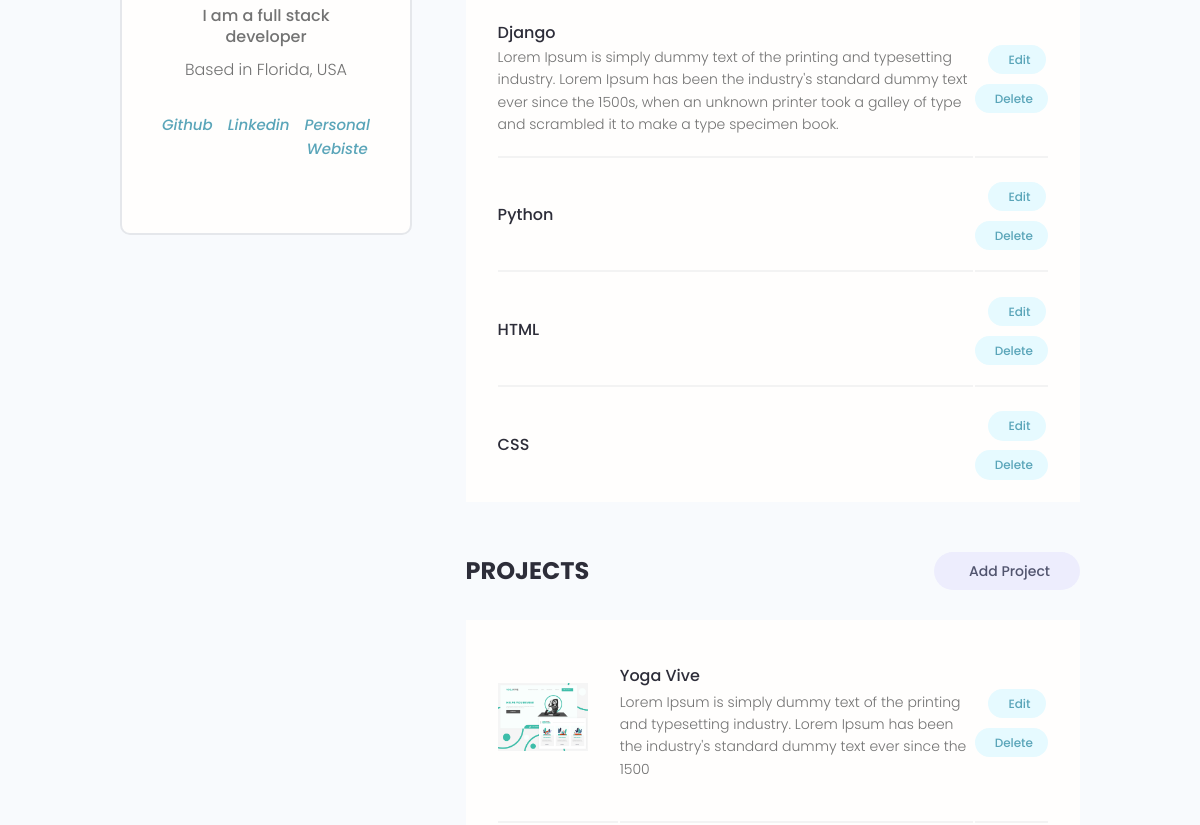
Before: /account/ (signed in, middle part) with the older database file.
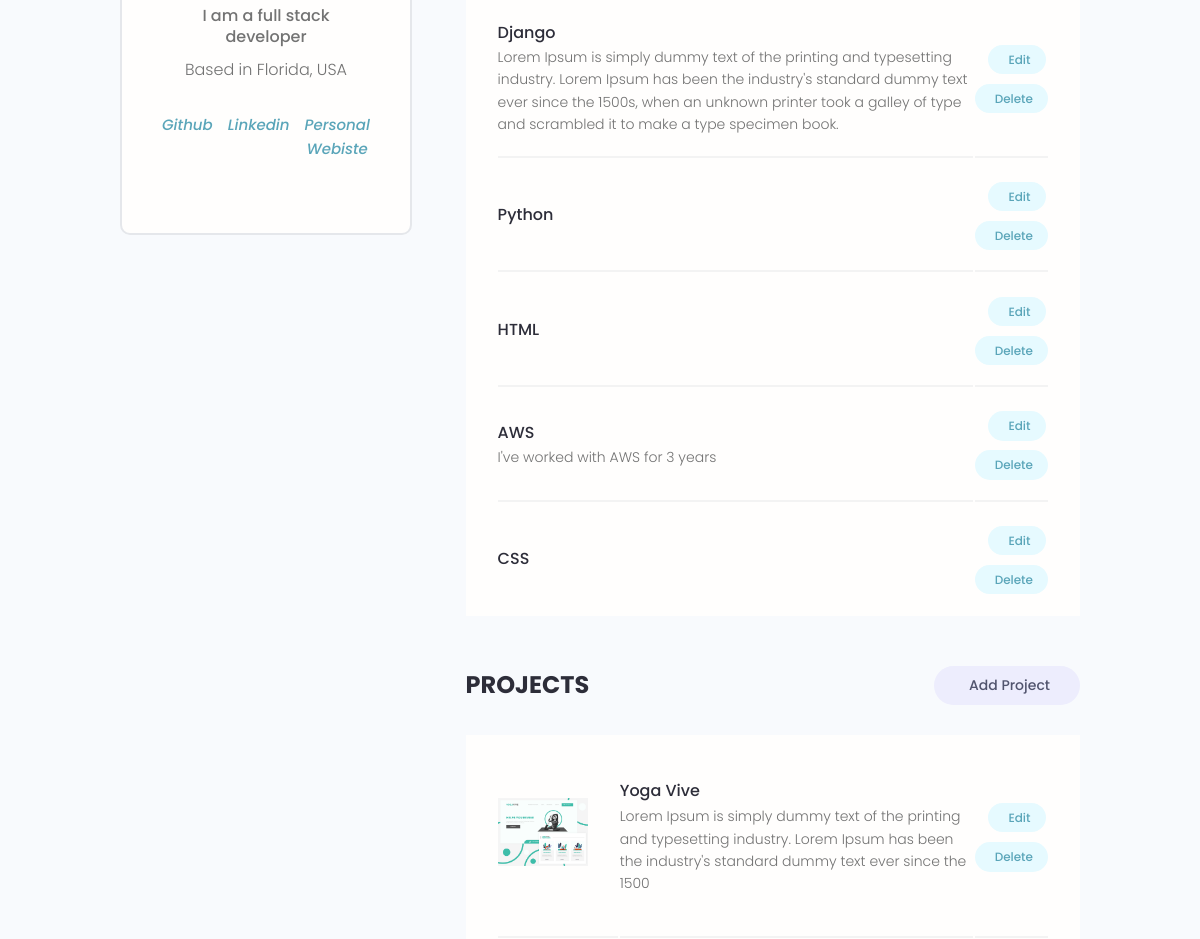
After: the same page with the newer database file.
### users/models.py (models this page shows, shortened)
class Skill(models.Model):
    owner = models.ForeignKey(Profile, on_delete=models.CASCADE, null=True, blank=True)
    name = models.CharField(max_length=200, blank=True, null=True)
    description = models.TextField(null=True, blank=True)
    created = models.DateTimeField(auto_now_add=True)
    id = models.UUIDField(default=uuid.uuid4, unique=True, primary_key=True, editable=False)

### projects/models.py (models this page shows, shortened)
class Project(models.Model):
    owner = models.ForeignKey(Profile, null=True, blank=True, on_delete=models.SET_NULL) # one to many
    title = models.CharField(max_length=200)
    description = models.TextField(null=True, blank = True)
    featured_image = models.ImageField(null=True, blank=True, default="default.jpg") # profile picture and default image , also pip install pillow
    demo_link = models.CharField(max_length=2000, null=True, blank=True)
    source_link = models.CharField(max_length=2000, null=True , blank=True)
    tags = models.ManyToManyField('Tag',blank=True) # tag in quotes because the Tag model is below, if its above no need quotes
    vote_total = models.IntegerField(default=0,null=True,blank=True)
    vote_ratio = models.IntegerField(default=0,null=True,blank=True)
    created = models.DateTimeField(auto_now_add=True)
    id = models.UUIDField(default=uuid.uuid4, unique=True, primary_key=True, editable=False)
    class Meta:
        ordering = ['-vote_ratio','-vote_total', 'title'] #high ratio and high total will be sorted first

### users/views.py (the view)
# urls.py: path('account/', views.userAccount,name="account"),
@login_required(login_url='login')
def userAccount(request):
    profile = request.user.profile # getting the logged in user by using request.user
    skills = profile.skill_set.all()
    projects = profile.project_set.all()
    context = {'profile':profile, 'skills':skills, 'projects':projects}
    return render(request, 'users/account.html', context)

### users/templates/users/account.html (shortened to what this page needs)
{% extends 'main.html' %}
{% block content %}
  <main class="settingsPage profile my-md">
    <div class="container">
      <div class="layout">
        <div class="column column--1of3">
          <div class="card text-center">
            <div class="card__body dev">
              <p class="dev__title">{{profile.short_intro}}</p>
              <p class="dev__location">Based in {{profile.location}}</p>
              <ul class="dev__social">
                {% if profile.social_github %}
                <li>
                  <a title="Github" href="{{profile.social_github}}" target="_blank"><i class="im im-github">Github</i></a>
                </li>
                {% endif %}
                {% if profile.social_linkedin %}
                <li>
                  <a title="LinkedIn" href="{{profile.social_linkedin}}" target="_blank"><i class="im im-linkedin">Linkedin</i></a>
                </li>
                {% endif %}
                {% if profile.social_website %}
                <li>
                  <a title="Personal Website" href="{{profile.social_website}}" target="_blank"><i class="im im-globe">Personal Webiste</i></a>
                </li>
                {% endif %}
              </ul>
            </div>
          </div>
        </div>
        <div class="column column--2of3">
          <table class="settings__table">
            {% for skill in skills %}
            <tr>
              <td class="settings__tableInfo">
                <h4>{{skill.name}}</h4>
                <p>
                  {{skill.description}}
                </p>
              </td>
              <td class="settings__tableActions">
                <a class="tag tag--pill tag--main settings__btn" href="{% url 'update-skill' skill.id %}"> Edit</a>
                <a class="tag tag--pill tag--main settings__btn" href="{% url 'delete-skill' skill.id %}?next=/account">
                  Delete</a>
              </td>
            </tr>
            {% endfor %}
          </table>
          <div class="settings">
            <h3 class="settings__title">Projects</h3>
            <a class="tag tag--pill tag--sub settings__btn tag--lg" href="{% url 'create-project' %}"> Add Project</a>
          </div>
          <table class="settings__table">
            {% for project in projects %}
            <tr>
              <td class="settings__thumbnail">
                <a href="{% url 'project' project.id %}"><img src="{{project.featured_image.url}}" alt="Project Thumbnail" /></a>
              </td>
              <td class="settings__tableInfo">
                <a href="{% url 'project' project.id %}">{{project.title}}</a>
                <p>{{project.description|slice:"150"}}</p>
              </td>
              <td class="settings__tableActions">
                <a class="tag tag--pill tag--main settings__btn" href="{% url 'update-project' project.id %}"> Edit</a>
                <a class="tag tag--pill tag--main settings__btn" href="{% url 'delete-project' project.id %}?next=/account">
                  Delete</a>
              </td>
            </tr>
            {% endfor %}
          </table>
        </div>
      </div>
    </div>
  </main>
{% endblock content %}

Changed rows visible on the page:
added Skill: name "AWS", description "I've worked with AWS for 3 years"
